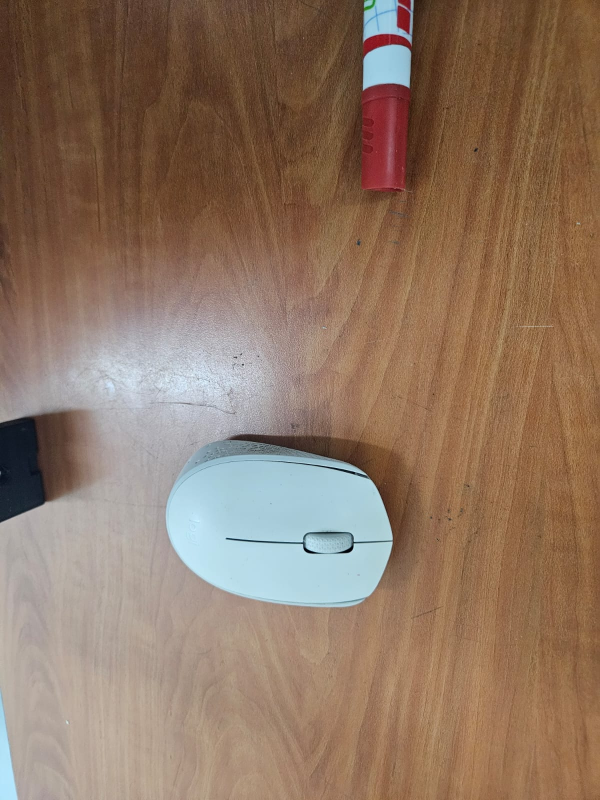
#> input picture scripts/images/1.jpeg, 1200 x 1600 px (shown at 1/2 size); its folder holds only this picture in this run
$ python extract_gcp.py
#> lines starting #> are read from the running program, lines starting #| are printed output that depends on the picture; after the words box and inside, x2 and y2 are one past the last pixel; in counts of white or black regions, pixels touching at a corner belong together
#> in main, img is the input picture: shape (1600, 1200, 3); mean B, G, R 98.9, 117.9, 143
from pathlib import Path

import cv2

# Configuración
IMAGES_DIR = Path("scripts/images")
OUTPUT_DIR = Path("scripts/gcp_detected_preview")
OUTPUT_DIR.mkdir(exist_ok=True)
OUTPUT_TXT = Path("scripts/gcp_list.txt")

# Coordenadas simuladas por color
color_a_coord = {
    "azul": (0, 0, 0),  # esquina inferior izquierda
    "amarillo": (20, 0, 0),  # esquina inferior derecha
    "negro": (0, 20, 0),  # esquina superior izquierda
    "rojo": (20, 20, 0),  # esquina superior derecha y elevación para alinear plano
}


def detectar_gcps(img, filename):
#> called with filename = '1.jpeg'
    hsv = cv2.cvtColor(img, cv2.COLOR_BGR2HSV)
#> hsv: shape (1600, 1200, 3); mean H, S, V 27.7, 99.2, 147

    # 🎯 Rango HSV para cada color
    color_ranges = {
        "azul": {
            "lower": (54, 230, 121),
            "upper": (180, 255, 255),
            "bgr": (255, 0, 0),
        },
        "rojo": {
            "lower": (148, 77, 0),
            "upper": (180, 255, 255),
            "bgr": (0, 0, 255),
        },
        "negro": {
            "lower": (63, 0, 0),
            "upper": (169, 255, 62),
            "bgr": (50, 50, 50),
        },
        "amarillo": {
            "lower": (25, 32, 0),
            "upper": (57, 255, 255),
            "bgr": (0, 255, 255),
        },
    }

    detecciones = []

    for color_name, params in color_ranges.items():
        mask = cv2.inRange(hsv, params["lower"], params["upper"])
        blur = cv2.GaussianBlur(mask, (9, 9), 0)
        kernel = cv2.getStructuringElement(cv2.MORPH_RECT, (3, 3))
        clean = cv2.morphologyEx(blur, cv2.MORPH_CLOSE, kernel, iterations=1)

        contours, _ = cv2.findContours(
            clean, cv2.RETR_EXTERNAL, cv2.CHAIN_APPROX_SIMPLE
        )

        for cnt in contours:
            area = cv2.contourArea(cnt)

            if color_name == "azul":
                if area < 100 or area > 30000:
                    continue
            elif color_name == "rojo":
                if area < 2500 or area > 30000:
                    continue
            elif color_name == "negro":
                if area < 2500 or area > 30000:
                    continue
            elif color_name == "amarillo":
                if area < 1500 or area > 60000:
                    continue

            M = cv2.moments(cnt)
            if M["m00"] == 0:
                continue
            cx = int(M["m10"] / M["m00"])
            cy = int(M["m01"] / M["m00"])

            cv2.drawContours(img, [cnt], -1, params["bgr"], 2)
            cv2.circle(img, (cx, cy), 5, (255, 255, 255), -1)
            cv2.putText(
                img,
                color_name,
                (cx + 10, cy),
                cv2.FONT_HERSHEY_SIMPLEX,
                0.5,
                params["bgr"],
                2,
            )

            detecciones.append(
                {"color": color_name, "filename": filename, "cx": cx, "cy": cy}
            )
#> this loop made 4 passes
#> pass 1, in detectar_gcps, `mask = cv2.inRange(hsv, params["lower"], params["upper"])`:
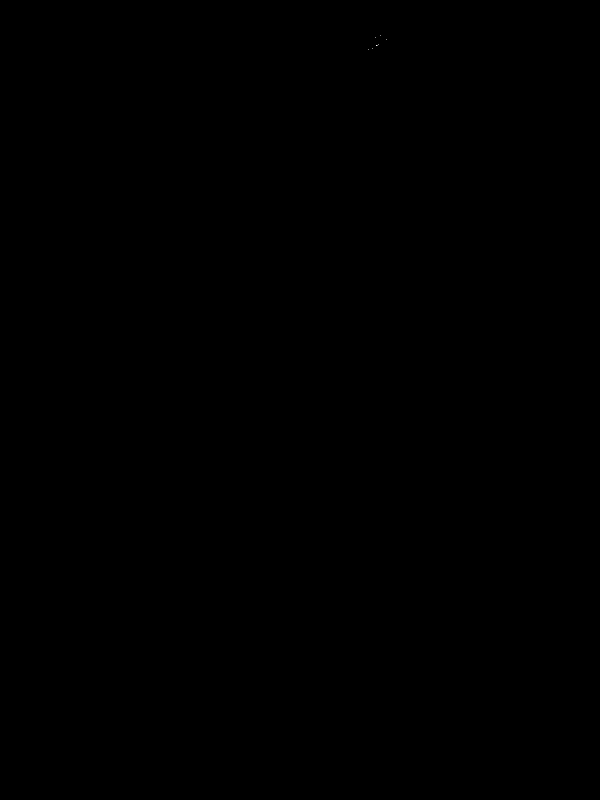
#> mask: shape (1600, 1200) (shown at 1/2 size); 0% white in thin lines or dots, all inside (x1, y1, x2, y2) = (736, 71, 773, 100)
#> pass 2, in detectar_gcps, `mask = cv2.inRange(hsv, params["lower"], params["upper"])`:
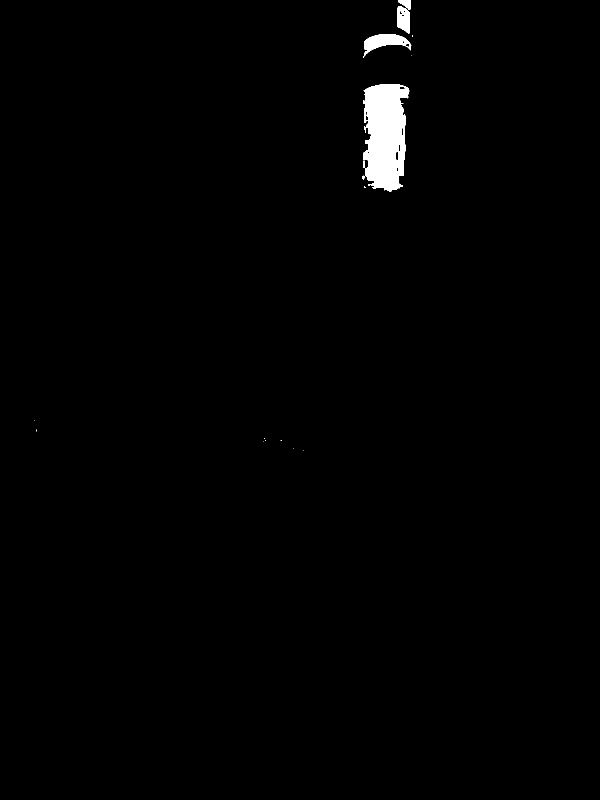
#> mask: shape (1600, 1200) (shown at 1/2 size); 0.98% white; 16 white regions (11 under 20 px), largest, box (x1, y1, x2, y2) and area: (725, 168, 819, 383) 15505, (726, 68, 823, 116) 1993, (794, 12, 820, 68) 1052, (796, 0, 821, 20) 299, (727, 321, 729, 336) 30
#> after the loop:
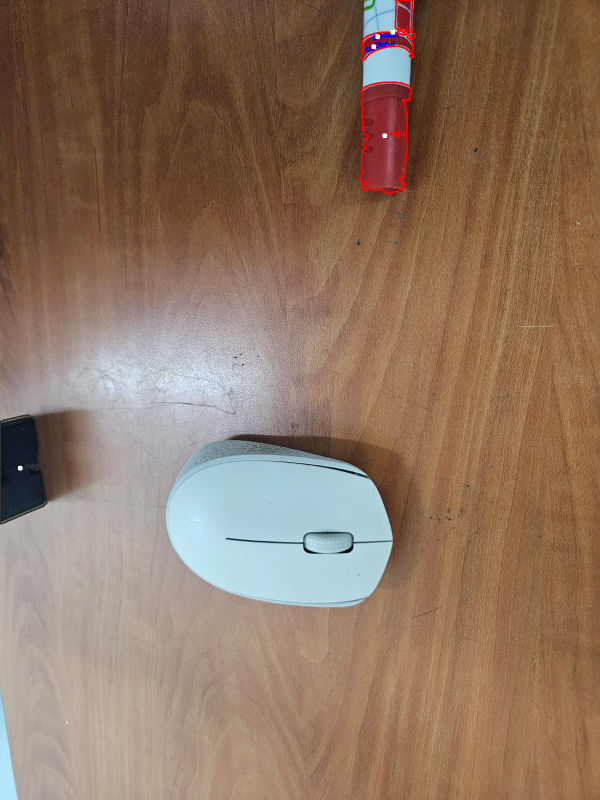
#> img: shape (1600, 1200, 3) (shown at 1/2 size); 0.37% of pixels changed, all inside (x1, y1, x2, y2) = (0, 0, 831, 1049)
#> after the loop: mask: shape (1600, 1200); 0% white; 4 white regions (3 under 20 px), largest, box (x1, y1, x2, y2) and area: (726, 13, 738, 23) 54
#> after the loop, detecciones = 5 items

    return img, detecciones


def main():
    all_detecciones = []

    for file in IMAGES_DIR.glob("*.jpeg"):
        print(f"📷 Procesando: {file.name}")
        img = cv2.imread(str(file))
        if img is None:
            print(f"❌ No se pudo cargar {file.name}")
            continue

        salida, dets = detectar_gcps(img, file.name)
#> dets = 5 items
        all_detecciones.extend(dets)
        cv2.imwrite(str(OUTPUT_DIR / file.name), salida)

    with open(OUTPUT_TXT, "w") as f:
        f.write("+proj=utm +zone=17 +datum=WGS84 +units=m +no_defs\n")
        for d in all_detecciones:
            if d["color"] in color_a_coord:
                x, y, z = color_a_coord[d["color"]]
                f.write(f"{x} {y} {z} {d['cx']} {d['cy']} {d['filename']}\n")
#> this loop made 5 passes
#> (d, x, y) on passes 1, 2, 4: ({'color': 'azul', 'filename': '1.jpeg', 'cx': 747, 'cy': 93}, 0, 0), ({'color': 'azul', 'filename': '1.jpeg', 'cx': 755, 'cy': 73}, 0, 0), ({'color': 'rojo', 'filename': '1.jpeg', 'cx': 785, 'cy': 64}, 20, 20)
#> (x, y) on passes 3, 5: (20, 20), (0, 20)

    print("✅ Detección completada.")
    print(f"📄 Archivo generado: {OUTPUT_TXT}")
    print(f"🖼️ Previsualizaciones guardadas en: {OUTPUT_DIR}")


if __name__ == "__main__":
    main()

$ run again, on scripts/images/16.jpeg
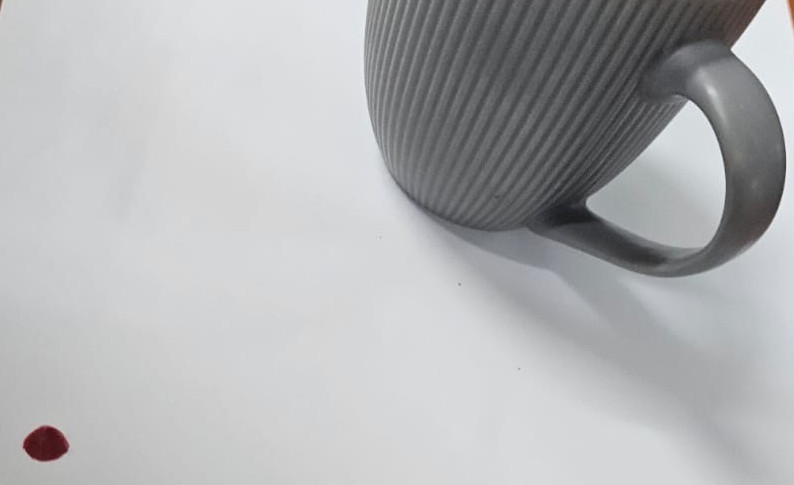
#> input picture scripts/images/16.jpeg, 794 x 485 px
#> in main, img is the input picture: shape (485, 794, 3); mean B, G, R 180.7, 178.9, 178
#> hsv: shape (485, 794, 3); mean H, S, V 89.4, 5.7, 181
#> after the loop in detectar_gcps, `for color_name, params in color_ranges.items():`:
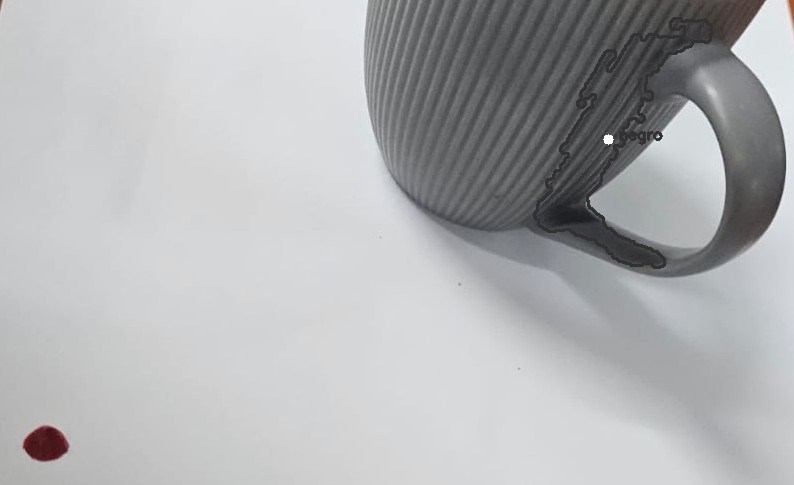
#> img: shape (485, 794, 3); 0.99% of pixels changed, all inside (x1, y1, x2, y2) = (533, 17, 713, 269)
#> after the loop in detectar_gcps, `for color_name, params in color_ranges.items():`: detecciones = 1 item
#> the loop in main, `for d in all_detecciones:` made 1 pass
#> (x, y, z) on pass 1: (0, 20, 0)

$ run again, on scripts/images/10.jpeg
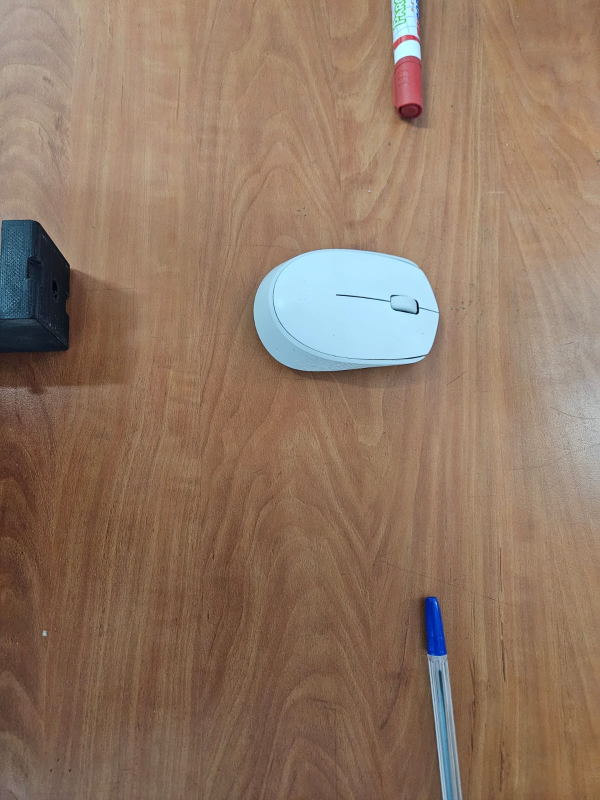
#> input picture scripts/images/10.jpeg, 1200 x 1600 px (shown at 1/2 size)
#> in main, img is the input picture: shape (1600, 1200, 3); mean B, G, R 99.5, 118.9, 144.6
#> hsv: shape (1600, 1200, 3); mean H, S, V 19.6, 94.6, 148.7
#> the loop in detectar_gcps, `for color_name, params in color_ranges.items():` made 4 passes
#> pass 2, in detectar_gcps, `mask = cv2.inRange(hsv, params["lower"], params["upper"])`:
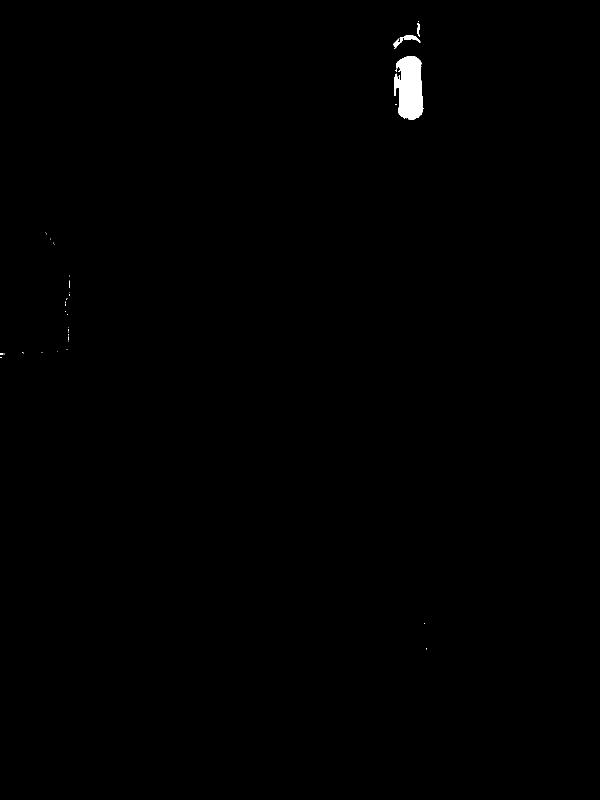
#> mask: shape (1600, 1200) (shown at 1/2 size); 0.33% white; 36 white regions (33 under 20 px), largest, box (x1, y1, x2, y2) and area: (788, 112, 847, 240) 5778, (787, 70, 841, 98) 427, (835, 46, 840, 74) 82
#> after the loop in detectar_gcps, `for color_name, params in color_ranges.items():`:
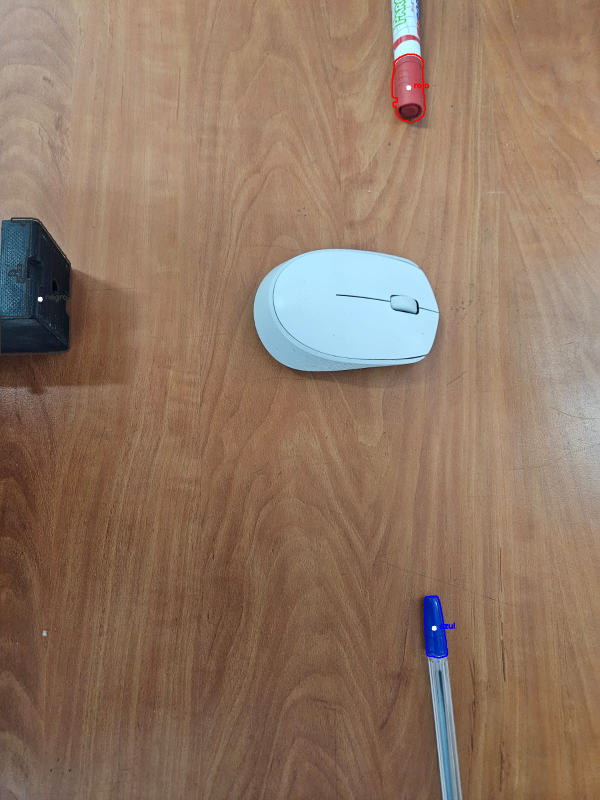
#> img: shape (1600, 1200, 3) (shown at 1/2 size); 0.32% of pixels changed, all inside (x1, y1, x2, y2) = (0, 107, 910, 1317)
#> after the loop in detectar_gcps, `for color_name, params in color_ranges.items():`: detecciones = 3 items
#> the loop in main, `for d in all_detecciones:` made 3 passes
#> (x, y) on passes 1 to 3: (0, 0), (20, 20), (0, 20)
